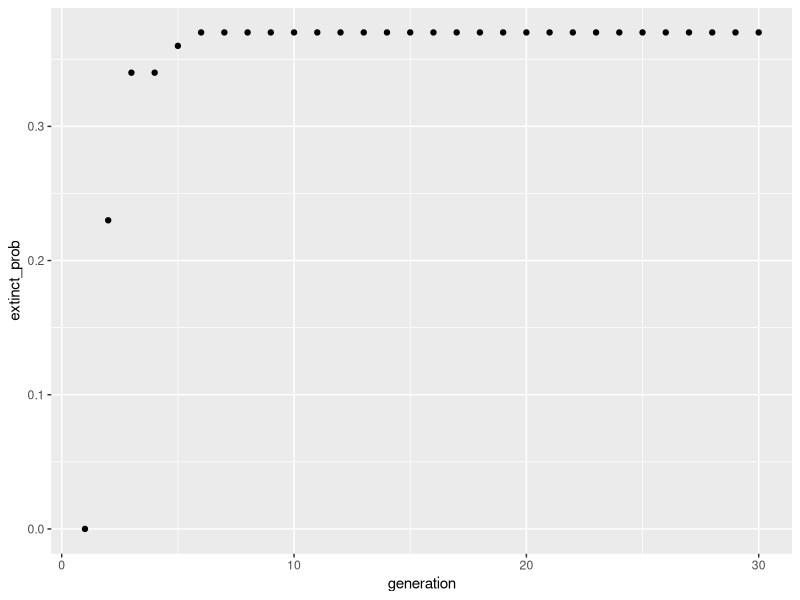

Here is the R script that generated this plot:
##Self Assessment 2, Part 2
library('ggplot2')
##Hashmap Collision

##Counts the number of collisions
collision_detect = function(n_vec){
  collision_count = 0
  n_vec = sort(n_vec)
  for (i in seq_len(length(n_vec)-1)){
    if (n_vec[i]==n_vec[i+1])
    collision_count = collision_count+1
  }
  return(collision_count)
}

##end 13:07

##return 13:21
##Detect amount of unused hashes in n_vec, where range is the range of hashes
unused_detect = function(range,n_vec){
  unused_counter = 0
  for (i in range){
    if (!(i %in% n_vec)){
      unused_counter = unused_counter+1
    }
  }
  return(unused_counter)
}


## Iterate n_repeat times
collisions = 0
unused = 0
collision_boolean = 0

n_repeat = 10000
for (i in 1:n_repeat){
  s = sample(1:10,10,replace=TRUE)
  co = collision_detect(s)
  un = unused_detect(1:10,s)
  bo = co>0
  collisions = collisions+co
  unused = unused+un
  collision_boolean = collision_boolean+bo
}

print (
  paste(
    "The probability of hash collisions is",collision_boolean/n_repeat,". ",
    "The expected number of hash collisions is",collisions/n_repeat,". ",
    "The expected number of unused hashes is", unused/n_repeat, ".",
    "As estimated over",n_repeat,"runs",
    sep=" "
  )
)

##Rolling the dice
roll_instance = function(){
  roll_history = c()
  while (unused_detect(1:6,roll_history)>0){
    new = sample(1:6,1)
    roll_history = c(roll_history,new)
  }
  return(length(roll_history))
}

n_trials = 10000
run_sum = 0
for (i in 1:n_trials){
  run_sum = run_sum + roll_instance()
}
print(
  paste(
    "It takes",run_sum/n_trials, "rolls on average to roll 1:6, as estimated by",
    n_trials,"trials."
  )
)

##Bobo the ameoba
##Typo: should read "large number of ameobas" instead of "large of ameobas"
bobo_cap = 500
n_generation = 30
num_lineages = 100

next_gen = function(n){
  sum = 0
  m = mean(0:3)
  if (n >= bobo_cap | n==0){
    return (n*m)
  }
  for (i in seq_len(n)){
    sum = sum+sample(0:3,1)
  }
  return (sum)
}

simulate_amoeba = matrix(-1,ncol=num_lineages,nrow=n_generation)
simulate_amoeba[1,]=1
for (i in 2:n_generation){
  simulate_amoeba[i,]=sapply(simulate_amoeba[i-1,],next_gen)
}

for (i in 1:n_generation){
  simulate_amoeba[i,]= sapply(simulate_amoeba[i,],function(w){
    if(w>0){return (1)}else{return(0)}
  })
}

extinction_prob = 1-(rowSums(simulate_amoeba)/num_lineages)

extinction_evo = as.data.frame(cbind(1:n_generation,extinction_prob))
names(extinction_evo) = c("generation","extinct_prob")
ggplot(data=extinction_evo)+geom_point(aes(x=generation,y=extinct_prob))
extinction_prob[30]
##chance of dying out is about 0.41, determined at 14:03
##graph functional at 14:08